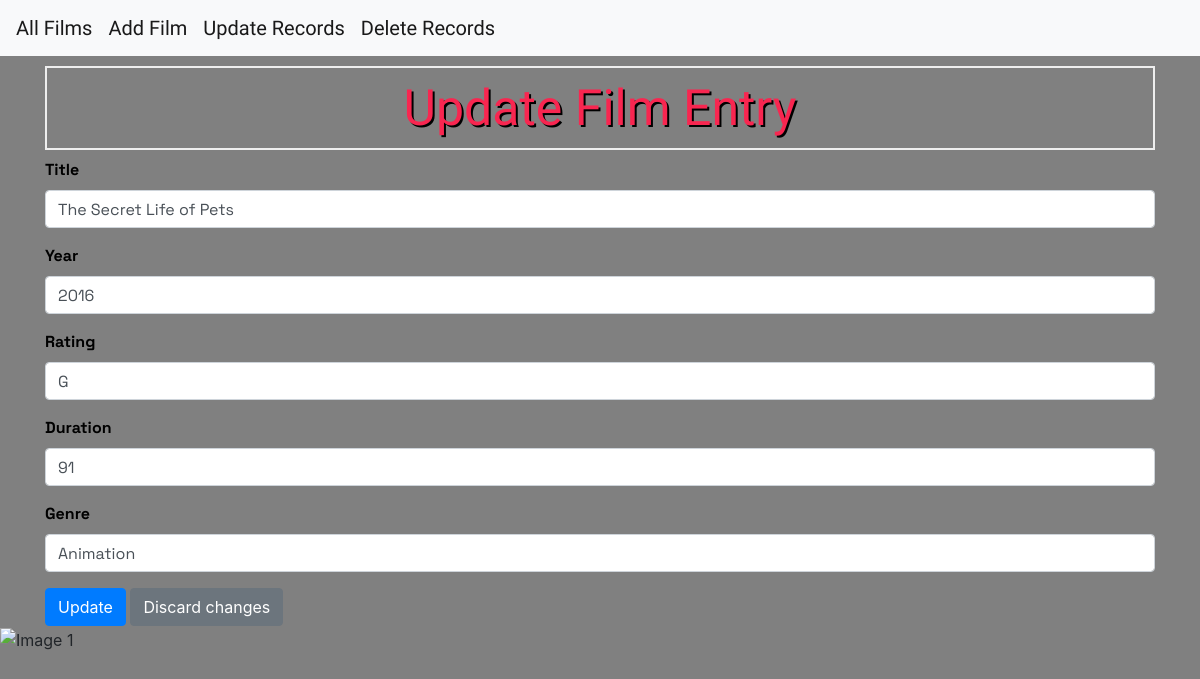
Page /update/5 on the committed database.
### tables this page shows
CREATE TABLE tblFilms
    (
    filmID integer,
    title text,
    yearReleased integer,
    rating text,
    duration integer,
    genre text,
    primary key (filmID)
    );

### app.py (the view, shortened to what this page needs)
@app.route('/update/<int:filmID>', methods=['GET', 'POST'])
def update_record(filmID):
    conn = get_db_connection()
    film = conn.execute('SELECT * FROM tblFilms WHERE filmID = ?', (filmID,)).fetchone()
    if film is None:
        abort(404)
    conn.close()
    return render_template('update_record.html', film=film)

### app.py (called while the page is built)
def get_db_connection():
    conn = sql.connect('filmflix.db')
    conn.row_factory = sql.Row
    return conn

### templates/update_record.html (shortened to what this page needs)
{% extends 'base.html' %}
{% block content %}
<h1>Update Film Entry</h1>
<form method="post" action="{{ url_for('update_record', filmID=film.filmID) }}">
    <div class="form-group">
        <label for="title">Title</label>
        <input type="text" name="title" class="form-control" value="{{ film.title }}">
    </div>
    <div class="form-group">
        <label for="yearReleased">Year</label>
        <input name="yearReleased" placeholder="year"
                  class="form-control"
                  value="{{ film.yearReleased }}"></input>
    </div>
    <div class="form-group">
        <label for="rating">Rating</label>
        <input name="rating" placeholder="Rating"
                type="text" class="form-control"
                value="{{ film.rating }}" ></input>
    </div>
    <div class="form-group">
        <label for="duration">Duration</label>
        <input name="duration" placeholder="duration"
                class="form-control"
                value="{{ film.duration }}"></input>
    </div>
    <div class="form-group">
        <label for="genre">Genre</label>
        <input name="genre" placeholder="genre"
                type="text" class="form-control"
                value="{{ film.genre }}"></input>
    </div>
    <button type="submit" class="btn btn-primary">Update</button>
    <a href="{{ url_for('index') }}" class="btn btn-secondary">Discard changes</a>
</form>
{% endblock %}

### static/css/style.css (style rules this page uses)
body { background-color: grey; }
h1 { border: 2px #eee solid; color: rgb(248, 38, 80); -webkit-text-stroke: 2px solid black; text-shadow: 2px 2px black; text-align: center; padding: 10px; font-family: 'Teko', sans-serif; font-size: 50px; margin-top: 10px; }
.form-group { font-family: 'Space Grotesk', sans-serif; color: black; font-weight: bolder; }

### rows in the picture
tblFilms: title "The Secret Life of Pets", yearReleased "2016", rating "G", duration "91", genre "Animation"
